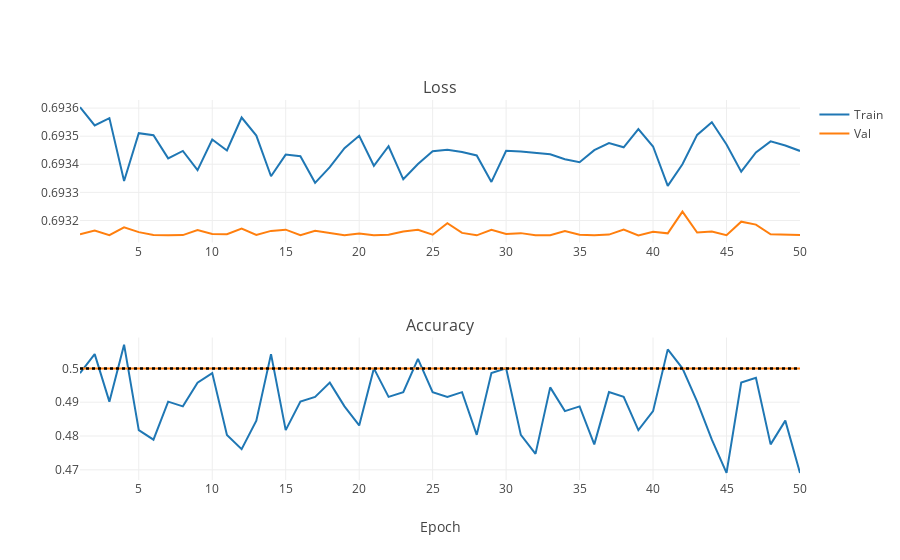

The notebook cell saved with this chart:
### Markdown cell above
Despite several attempts, the network does not learn. Perhaps we need a bigger one after all, downscale=8:

### Code cell
iplot(plot_training_stats("/DATA/Dropbox/LOOTRPV/Personal_programming/MachineLearning/Tutorials/ImageRecognition/NNs/VGGNet_logs/1_downscale8.log"))

### Figure 1 — Plotly figure (JSON) as saved in the notebook; plotly's stock layout.template omitted (floating-point values rounded to 4 significant figures)
{"data": [{"line": {"color": "#1F77B4"}, "name": "Train", "type": "scatter", "uid": "44e37087-f7f6-42ff-ae16-7f38532c570e", "x": [1, 2, 3, 4, 5, 6, 7, 8, 9, 10, 11, 12, 13, 14, 15, 16, 17, 18, 19, 20, 21, 22, 23, 24, 25, 26, 27, 28, 29, 30, 31, 32, 33, 34, 35, 36, 37, 38, 39, 40, 41, 42, 43, 44, 45, 46, 47, 48, 49, 50], "xaxis": "x", "y": [0.6936, 0.6935, 0.6936, 0.6933, 0.6935, 0.6935, 0.6934, 0.6934, 0.6934, 0.6935, 0.6934, 0.6936, 0.6935, 0.6934, 0.6934, 0.6934, 0.6933, 0.6934, 0.6935, 0.6935, 0.6934, 0.6935, 0.6933, 0.6934, 0.6934, 0.6935, 0.6934, 0.6934, 0.6933, 0.6934, 0.6934, 0.6934, 0.6934, 0.6934, 0.6934, 0.6935, 0.6935, 0.6935, 0.6935, 0.6935, 0.6933, 0.6934, 0.6935, 0.6935, 0.6935, 0.6934, 0.6934, 0.6935, 0.6935, 0.6934], "yaxis": "y"}, {"line": {"color": "#FF7F0E"}, "name": "Val", "type": "scatter", "uid": "007ab419-bf13-4b5a-8fd3-a568a4ba8f82", "x": [1, 2, 3, 4, 5, 6, 7, 8, 9, 10, 11, 12, 13, 14, 15, 16, 17, 18, 19, 20, 21, 22, 23, 24, 25, 26, 27, 28, 29, 30, 31, 32, 33, 34, 35, 36, 37, 38, 39, 40, 41, 42, 43, 44, 45, 46, 47, 48, 49, 50], "xaxis": "x", "y": [0.6932, 0.6932, 0.6931, 0.6932, 0.6932, 0.6931, 0.6931, 0.6931, 0.6932, 0.6932, 0.6932, 0.6932, 0.6931, 0.6932, 0.6932, 0.6931, 0.6932, 0.6932, 0.6931, 0.6932, 0.6931, 0.6931, 0.6932, 0.6932, 0.6931, 0.6932, 0.6932, 0.6931, 0.6932, 0.6932, 0.6932, 0.6931, 0.6931, 0.6932, 0.6931, 0.6931, 0.6931, 0.6932, 0.6931, 0.6932, 0.6932, 0.6932, 0.6932, 0.6932, 0.6931, 0.6932, 0.6932, 0.6932, 0.6931, 0.6931], "yaxis": "y"}, {"line": {"color": "#1F77B4"}, "name": "Train", "showlegend": false, "type": "scatter", "uid": "ecf5050e-e3b1-49f4-a3e6-0e847e5f2ac6", "x": [1, 2, 3, 4, 5, 6, 7, 8, 9, 10, 11, 12, 13, 14, 15, 16, 17, 18, 19, 20, 21, 22, 23, 24, 25, 26, 27, 28, 29, 30, 31, 32, 33, 34, 35, 36, 37, 38, 39, 40, 41, 42, 43, 44, 45, 46, 47, 48, 49, 50], "xaxis": "x2", "y": [0.4986, 0.5042, 0.4902, 0.507, 0.4817, 0.4789, 0.4902, 0.4888, 0.4958, 0.4986, 0.4803, 0.4761, 0.4846, 0.5042, 0.4817, 0.4902, 0.4916, 0.4958, 0.4888, 0.4831, 0.5, 0.4916, 0.493, 0.5028, 0.493, 0.4916, 0.493, 0.4803, 0.4986, 0.5, 0.4803, 0.4747, 0.4944, 0.4874, 0.4888, 0.4775, 0.493, 0.4916, 0.4817, 0.4874, 0.5056, 0.5, 0.4902, 0.4789, 0.4691, 0.4958, 0.4972, 0.4775, 0.4846, 0.4691], "yaxis": "y2"}, {"line": {"color": "#FF7F0E"}, "name": "Val", "showlegend": false, "type": "scatter", "uid": "823b8780-11ac-40cf-b4cc-d06e15811606", "x": [1, 2, 3, 4, 5, 6, 7, 8, 9, 10, 11, 12, 13, 14, 15, 16, 17, 18, 19, 20, 21, 22, 23, 24, 25, 26, 27, 28, 29, 30, 31, 32, 33, 34, 35, 36, 37, 38, 39, 40, 41, 42, 43, 44, 45, 46, 47, 48, 49, 50], "xaxis": "x2", "y": [0.5, 0.5, 0.5, 0.5, 0.5, 0.5, 0.5, 0.5, 0.5, 0.5, 0.5, 0.5, 0.5, 0.5, 0.5, 0.5, 0.5, 0.5, 0.5, 0.5, 0.5, 0.5, 0.5, 0.5, 0.5, 0.5, 0.5, 0.5, 0.5, 0.5, 0.5, 0.5, 0.5, 0.5, 0.5, 0.5, 0.5, 0.5, 0.5, 0.5, 0.5, 0.5, 0.5, 0.5, 0.5, 0.5, 0.5, 0.5, 0.5, 0.5], "yaxis": "y2"}, {"line": {"color": "#000000", "dash": "dot"}, "mode": "lines", "name": "Always dogs", "showlegend": false, "type": "scatter", "uid": "94303353-7e25-4b25-b3be-dac7a57a2505", "x": [1, 2, 3, 4, 5, 6, 7, 8, 9, 10, 11, 12, 13, 14, 15, 16, 17, 18, 19, 20, 21, 22, 23, 24, 25, 26, 27, 28, 29, 30, 31, 32, 33, 34, 35, 36, 37, 38, 39, 40, 41, 42, 43, 44, 45, 46, 47, 48, 49, 50], "xaxis": "x2", "y": [0.5, 0.5, 0.5, 0.5, 0.5, 0.5, 0.5, 0.5, 0.5, 0.5, 0.5, 0.5, 0.5, 0.5, 0.5, 0.5, 0.5, 0.5, 0.5, 0.5, 0.5, 0.5, 0.5, 0.5, 0.5, 0.5, 0.5, 0.5, 0.5, 0.5, 0.5, 0.5, 0.5, 0.5, 0.5, 0.5, 0.5, 0.5, 0.5, 0.5, 0.5, 0.5, 0.5, 0.5, 0.5, 0.5, 0.5, 0.5, 0.5, 0.5], "yaxis": "y2"}, {"line": {"color": "#000000", "dash": "dot"}, "mode": "lines", "name": "Always cats", "showlegend": false, "type": "scatter", "uid": "4f66231e-6f74-455e-bd77-8e44d2bc8a3a", "x": [1, 2, 3, 4, 5, 6, 7, 8, 9, 10, 11, 12, 13, 14, 15, 16, 17, 18, 19, 20, 21, 22, 23, 24, 25, 26, 27, 28, 29, 30, 31, 32, 33, 34, 35, 36, 37, 38, 39, 40, 41, 42, 43, 44, 45, 46, 47, 48, 49, 50], "xaxis": "x2", "y": [0.5, 0.5, 0.5, 0.5, 0.5, 0.5, 0.5, 0.5, 0.5, 0.5, 0.5, 0.5, 0.5, 0.5, 0.5, 0.5, 0.5, 0.5, 0.5, 0.5, 0.5, 0.5, 0.5, 0.5, 0.5, 0.5, 0.5, 0.5, 0.5, 0.5, 0.5, 0.5, 0.5, 0.5, 0.5, 0.5, 0.5, 0.5, 0.5, 0.5, 0.5, 0.5, 0.5, 0.5, 0.5, 0.5, 0.5, 0.5, 0.5, 0.5], "yaxis": "y2"}], "layout": {"annotations": [{"font": {"size": 16}, "showarrow": false, "text": "Loss", "x": 0.5, "xanchor": "center", "xref": "paper", "y": 1, "yanchor": "bottom", "yref": "paper"}, {"font": {"size": 16}, "showarrow": false, "text": "Accuracy", "x": 0.5, "xanchor": "center", "xref": "paper", "y": 0.375, "yanchor": "bottom", "yref": "paper"}], "xaxis": {"anchor": "y", "domain": [0, 1]}, "xaxis2": {"anchor": "y2", "domain": [0, 1], "title": {"text": "Epoch"}}, "yaxis": {"anchor": "x", "domain": [0.625, 1], "type": "log"}, "yaxis2": {"anchor": "x2", "domain": [0, 0.375]}}}
